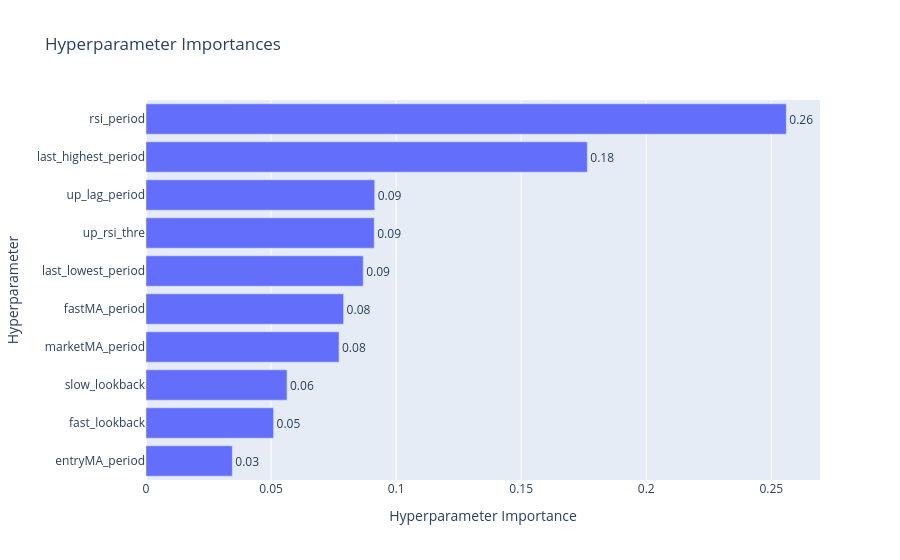

Notebook source saved alongside this figure:
### Markdown cell above
## Parameer analysis

### Code cell
optuna.visualization.plot_param_importances(
    study, target=lambda t: t.duration.total_seconds(), target_name="duration"
)

### Figure 1 — Plotly figure (JSON) as saved in the notebook; plotly's stock layout.template omitted (floating-point values rounded to 4 significant figures)
{"data": [{"cliponaxis": false, "hovertemplate": ["entryMA_period (IntDistribution): 0.03450426104142332<extra></extra>", "fast_lookback (IntDistribution): 0.051003858574194504<extra></extra>", "slow_lookback (IntDistribution): 0.056371688812889904<extra></extra>", "marketMA_period (IntDistribution): 0.07716221694756385<extra></extra>", "fastMA_period (IntDistribution): 0.07900360070809874<extra></extra>", "last_lowest_period (IntDistribution): 0.0868343124527128<extra></extra>", "up_rsi_thre (IntDistribution): 0.09124509861217649<extra></extra>", "up_lag_period (IntDistribution): 0.09143729476986359<extra></extra>", "last_highest_period (IntDistribution): 0.17643140315044878<extra></extra>", "rsi_period (IntDistribution): 0.2560062649306281<extra></extra>"], "name": "duration", "orientation": "h", "text": ["0.03", "0.05", "0.06", "0.08", "0.08", "0.09", "0.09", "0.09", "0.18", "0.26"], "textposition": "outside", "type": "bar", "x": [0.0345, 0.051, 0.05637, 0.07716, 0.079, 0.08683, 0.09125, 0.09144, 0.1764, 0.256], "y": ["entryMA_period", "fast_lookback", "slow_lookback", "marketMA_period", "fastMA_period", "last_lowest_period", "up_rsi_thre", "up_lag_period", "last_highest_period", "rsi_period"]}], "layout": {"title": {"text": "Hyperparameter Importances"}, "xaxis": {"title": {"text": "Hyperparameter Importance"}}, "yaxis": {"title": {"text": "Hyperparameter"}}}}
